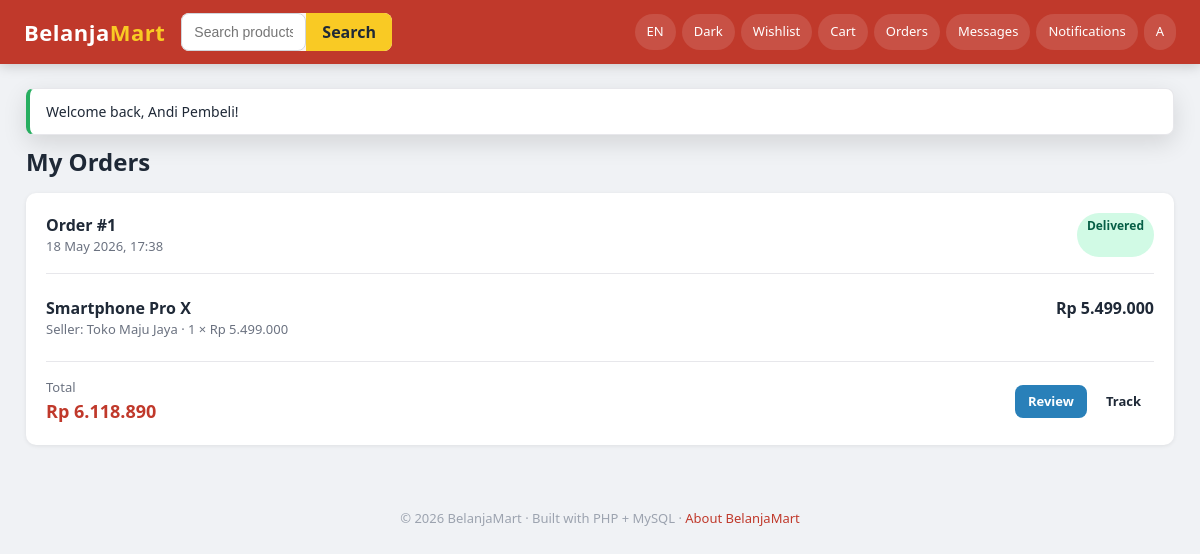
The page /pages/orders.php (signed in) on the database as committed earlier.
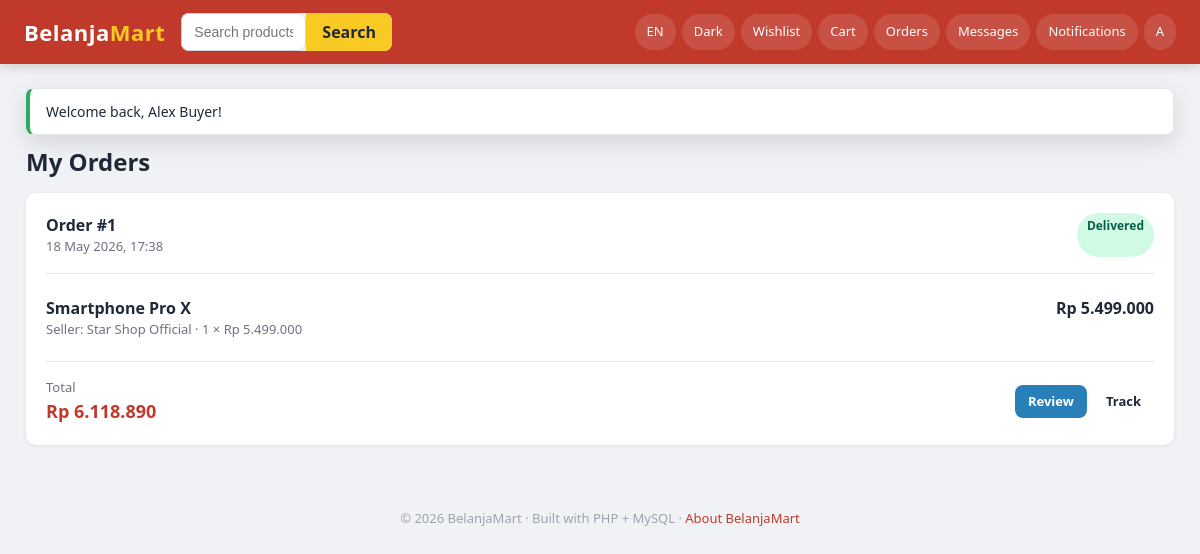
The same page on the database as committed later.
### tables this page shows
CREATE TABLE order_items (
    order_item_id INT AUTO_INCREMENT PRIMARY KEY,
    order_id      INT NOT NULL,
    product_id    INT NOT NULL,
    seller_id     INT NOT NULL,
    quantity      INT NOT NULL DEFAULT 1,
    price         DECIMAL(12,2) NOT NULL,         
    FOREIGN KEY (order_id)   REFERENCES orders(order_id)   ON DELETE CASCADE,
    FOREIGN KEY (product_id) REFERENCES products(product_id),
    FOREIGN KEY (seller_id)  REFERENCES users(user_id)
);

CREATE TABLE seller_profiles (
    user_id        INT PRIMARY KEY,
    shop_name      VARCHAR(120) NOT NULL,
    description    TEXT,
    banner         VARCHAR(255) DEFAULT NULL,
     
    avg_rating         DECIMAL(3,2)  NOT NULL DEFAULT 0,
    total_reviews      INT NOT NULL DEFAULT 0,
    total_sales        INT NOT NULL DEFAULT 0,         
    total_cancellations INT NOT NULL DEFAULT 0,
    response_time_min  INT NOT NULL DEFAULT 0,         
    cancellation_rate  DECIMAL(5,2) NOT NULL DEFAULT 0,    
    delivery_success_rate DECIMAL(5,2) NOT NULL DEFAULT 100,
    is_verified        TINYINT(1) NOT NULL DEFAULT 0,
    FOREIGN KEY (user_id) REFERENCES users(user_id) ON DELETE CASCADE
);

CREATE TABLE products (
    product_id     INT AUTO_INCREMENT PRIMARY KEY,
    seller_id      INT NOT NULL,                     
    category_id    INT,
    product_name   VARCHAR(180) NOT NULL,
    description    TEXT,
    price          DECIMAL(12,2) NOT NULL,           
    currency_code  CHAR(3) NOT NULL DEFAULT 'IDR',
    stock          INT NOT NULL DEFAULT 0,
    image          VARCHAR(255) DEFAULT NULL,
    weight_grams   INT NOT NULL DEFAULT 500,
    is_active      TINYINT(1) NOT NULL DEFAULT 1,
    average_rating DECIMAL(3,2) NOT NULL DEFAULT 0,
    total_reviews  INT NOT NULL DEFAULT 0,
    total_sold     INT NOT NULL DEFAULT 0,
    views          INT NOT NULL DEFAULT 0,
    created_at     TIMESTAMP DEFAULT CURRENT_TIMESTAMP,
    updated_at     TIMESTAMP DEFAULT CURRENT_TIMESTAMP ON UPDATE CURRENT_TIMESTAMP,
    FOREIGN KEY (seller_id)     REFERENCES users(user_id) ON DELETE CASCADE,
    FOREIGN KEY (category_id)   REFERENCES categories(category_id) ON DELETE SET NULL,
    FOREIGN KEY (currency_code) REFERENCES currencies(currency_code),
    INDEX idx_seller   (seller_id),
    INDEX idx_category (category_id),
    INDEX idx_active   (is_active),
    FULLTEXT KEY ft_name_desc (product_name, description)
);

CREATE TABLE orders (
    order_id        INT AUTO_INCREMENT PRIMARY KEY,
    user_id         INT NOT NULL,                        
    address_id      INT NULL,
    order_date      TIMESTAMP DEFAULT CURRENT_TIMESTAMP,
    status          ENUM('pending','paid','processing','shipped','delivered','cancelled')
                       NOT NULL DEFAULT 'pending',
    payment_status  ENUM('unpaid','held','released','refunded') NOT NULL DEFAULT 'unpaid',
    payment_method  VARCHAR(40) DEFAULT 'simulation',
    subtotal        DECIMAL(14,2) NOT NULL DEFAULT 0,
    shipping_fee    DECIMAL(14,2) NOT NULL DEFAULT 0,
    tax_amount      DECIMAL(14,2) NOT NULL DEFAULT 0,
    total_amount    DECIMAL(14,2) NOT NULL DEFAULT 0,
    currency_code   CHAR(3) NOT NULL DEFAULT 'IDR',
    exchange_rate   DECIMAL(18,6) NOT NULL DEFAULT 1,     
    tracking_number VARCHAR(100) DEFAULT NULL,
    courier         VARCHAR(60)  DEFAULT NULL,
    shipped_at      TIMESTAMP NULL,
    delivered_at    TIMESTAMP NULL,
    cancelled_at    TIMESTAMP NULL,
    notes           TEXT,
    FOREIGN KEY (user_id)       REFERENCES users(user_id),
    FOREIGN KEY (address_id)    REFERENCES addresses(address_id) ON DELETE SET NULL,
    FOREIGN KEY (currency_code) REFERENCES currencies(currency_code),
    INDEX idx_status (status),
    INDEX idx_user_date (user_id, order_date)
);

CREATE TABLE currencies (
    currency_code  CHAR(3) PRIMARY KEY,             
    symbol         VARCHAR(8)   NOT NULL,
    name           VARCHAR(60)  NOT NULL,
     
    rate_to_usd    DECIMAL(18,6) NOT NULL DEFAULT 1,
    updated_at     TIMESTAMP DEFAULT CURRENT_TIMESTAMP ON UPDATE CURRENT_TIMESTAMP
);

### pages/orders.php (called while the page is built)
<?php
require_once __DIR__ . '/../backend/config/bootstrap.php';
require __DIR__ . '/../frontend/pages/buyer/orders.php';

### backend/config/bootstrap.php (called while the page is built, shortened)
<?php
if (!defined('BM_BOOTSTRAPPED')) {
    $cfg = $GLOBALS['BM_CONFIG'];
    spl_autoload_register(function ($class) {
        $roots = [
            __DIR__ . '/../core/',
            __DIR__ . '/../models/',
            __DIR__ . '/../services/',
            __DIR__ . '/../controllers/',
            __DIR__ . '/../middleware/',
        ];
        foreach ($roots as $root) {
            $file = $root . $class . '.php';
            if (is_file($file)) {
                return;
            }
        }
    });
    foreach (['uploads', 'chat', 'logs'] as $key) {
        $path = $cfg['storage'][$key] ?? null;
        if ($path && !is_dir($path)) {
            @mkdir($path, 0777, true);
        }
    }
    require_once __DIR__ . '/../core/helpers.php';
}

### backend/core/Database.php (called while the page is built, shortened)
<?php
class Database
{
    private static ?PDO $pdo = null;
    public static function pdo(): PDO
    {
        if (self::$pdo instanceof PDO) {
            return self::$pdo;
        }
        $cfg  = config('db');
        $dsn  = sprintf(
            'mysql:host=%s;port=%d;dbname=%s;charset=%s',
            $cfg['host'], $cfg['port'], $cfg['database'], $cfg['charset']
        );
        try {
            self::$pdo = new PDO($dsn, $cfg['username'], $cfg['password'], [
                PDO::ATTR_ERRMODE            => PDO::ERRMODE_EXCEPTION,
                PDO::ATTR_DEFAULT_FETCH_MODE => PDO::FETCH_ASSOC,
                PDO::ATTR_EMULATE_PREPARES   => false,
            ]);
        } catch (PDOException $e) {
            http_response_code(500);
            die('Database connection failed: ' . $e->getMessage());
        }
        return self::$pdo;
    }
    public static function run(string $sql, array $params = []): PDOStatement
    {
        $stmt = self::pdo()->prepare($sql);
        $stmt->execute($params);
        return $stmt;
    }
    public static function all(string $sql, array $params = []): array
    {
        return self::run($sql, $params)->fetchAll();
    }
}

### backend/models/OrderModel.php (called while the page is built, shortened)
<?php
class OrderModel
{
    public static function items(int $orderId): array
    {
        return Database::all("
            SELECT oi.*, p.product_name, p.image, sp.shop_name,
                   u.name AS seller_name,
                   (oi.quantity * oi.price) AS subtotal,
                   (SELECT COUNT(*) FROM reviews r WHERE r.order_item_id = oi.order_item_id) AS has_review
            FROM order_items oi
            JOIN products p ON oi.product_id = p.product_id
            JOIN users u    ON oi.seller_id  = u.user_id
            LEFT JOIN seller_profiles sp ON sp.user_id = u.user_id
            WHERE oi.order_id = ?
        ", [$orderId]);
    }
    public static function forBuyer(int $userId): array
    {
        return Database::all("
            SELECT o.*,
                   (SELECT COUNT(*) FROM order_items oi WHERE oi.order_id = o.order_id) AS item_count
            FROM orders o
            WHERE o.user_id = ?
            ORDER BY o.order_date DESC
        ", [$userId]);
    }
}

### backend/core/Currency.php (called while the page is built, shortened)
<?php
class Currency
{
    private static array $cache = [];
    public static function load(): array
    {
        if (!empty(self::$cache)) return self::$cache;
        $rows = Database::all("SELECT * FROM currencies");
        foreach ($rows as $r) self::$cache[$r['currency_code']] = $r;
        return self::$cache;
    }
    public static function symbol(string $code): string
    {
        $all = self::load();
        return $all[$code]['symbol'] ?? $code;
    }
    public static function format(float $amount, string $code): string
    {
        $sym = self::symbol($code);
        $decimals = in_array($code, ['IDR', 'JPY'], true) ? 0 : 2;
        return $sym . ' ' . number_format($amount, $decimals, ',', '.');
    }
}

### frontend/pages/buyer/orders.php (the view, shortened to what the changed rows need)
<?php
require_once __DIR__ . '/../../../backend/config/bootstrap.php';
$user = current_user();
$orders = OrderModel::forBuyer((int) $user['user_id']);
?>
<?php component('flash'); ?>
<h2 class="mb-2">My Orders</h2>
<?php if (empty($orders)): ?>
    <div class="card center" style="padding:50px; flex-direction:column;">
        <p class="text-muted">No orders yet.</p>
        <a class="btn btn-primary" href="<?= base_url('/frontend/pages/buyer/home.php') ?>">Start shopping</a>
    </div>
<?php else: foreach ($orders as $o):
    $items    = OrderModel::items((int) $o['order_id']);
    $tracking = OrderModel::tracking((int) $o['order_id']);
?>
<div class="card mb-2">
    <div class="row" style="justify-content:space-between; flex-wrap:wrap;">
        <div>
            <div class="fw-bold">Order #<?= (int) $o['order_id'] ?></div>
            <div class="text-muted fs-13"><?= date('d M Y, H:i', strtotime($o['order_date'])) ?></div>
        </div>
        <span class="status status-<?= e($o['status']) ?>"><?= e(ucfirst($o['status'])) ?></span>
    </div>
    <div class="divider"></div>
    <?php foreach ($items as $it): ?>
        <div class="row" style="justify-content:space-between; padding:6px 0;">
            <div>
                <div class="fw-600"><?= e($it['product_name']) ?></div>
                <div class="text-muted fs-13">Seller: <?= e($it['shop_name'] ?? $it['seller_name']) ?> · <?= (int) $it['quantity'] ?> × <?= Currency::format((float) $it['price'], $o['currency_code']) ?></div>
            </div>
            <div class="fw-bold"><?= Currency::format((float) $it['subtotal'], $o['currency_code']) ?></div>
        </div>
    <?php endforeach; ?>
    <div class="divider"></div>
    <div class="row" style="justify-content:space-between; align-items:center;">
        <div>
            <div class="fs-13 text-muted">Total</div>
            <div class="fw-bold" style="color:var(--color-primary); font-size:18px;"><?= Currency::format((float) $o['total_amount'], $o['currency_code']) ?></div>
        </div>
        <div class="row" style="gap:6px;">
            <?php if ($o['status'] === 'delivered'): ?>
                <?php foreach ($items as $it): ?>
                    <?php if (empty($it['has_review'])): ?>
                        <a class="btn btn-info btn-sm"
                           href="<?= base_url('/frontend/pages/shared/review.php?order_item_id=' . (int) $it['order_item_id']) ?>">
                            Review
                        </a>
                    <?php endif; ?>
                <?php endforeach; ?>
            <?php endif; ?>
            <?php if (!empty($tracking)): ?>
                <button class="btn btn-ghost btn-sm" data-modal-open="trackModal-<?= (int) $o['order_id'] ?>">Track</button>
            <?php endif; ?>
        </div>
    </div>
</div>
<?php endforeach; endif; ?>

### frontend/components/flash.php
<?php
$ok  = flash('ok');
$err = flash('err');
if ($ok):
?>
<div class="toast toast-success" style="position:relative; margin-bottom:12px;">
    <?= e($ok) ?>
</div>
<?php endif; if ($err): ?>
<div class="toast toast-danger" style="position:relative; margin-bottom:12px;">
    <?= e($err) ?>
</div>
<?php endif; ?>

Rows that differ between the two databases and show on the page:
changed through a linked row, order_items "Smartphone Pro X": seller_profiles.shop_name "Toko Maju Jaya" → "Star Shop Official"
Other text that changed with them:
$ok: "Welcome back, Andi Pembeli!" → "Welcome back, Alex Buyer!"
